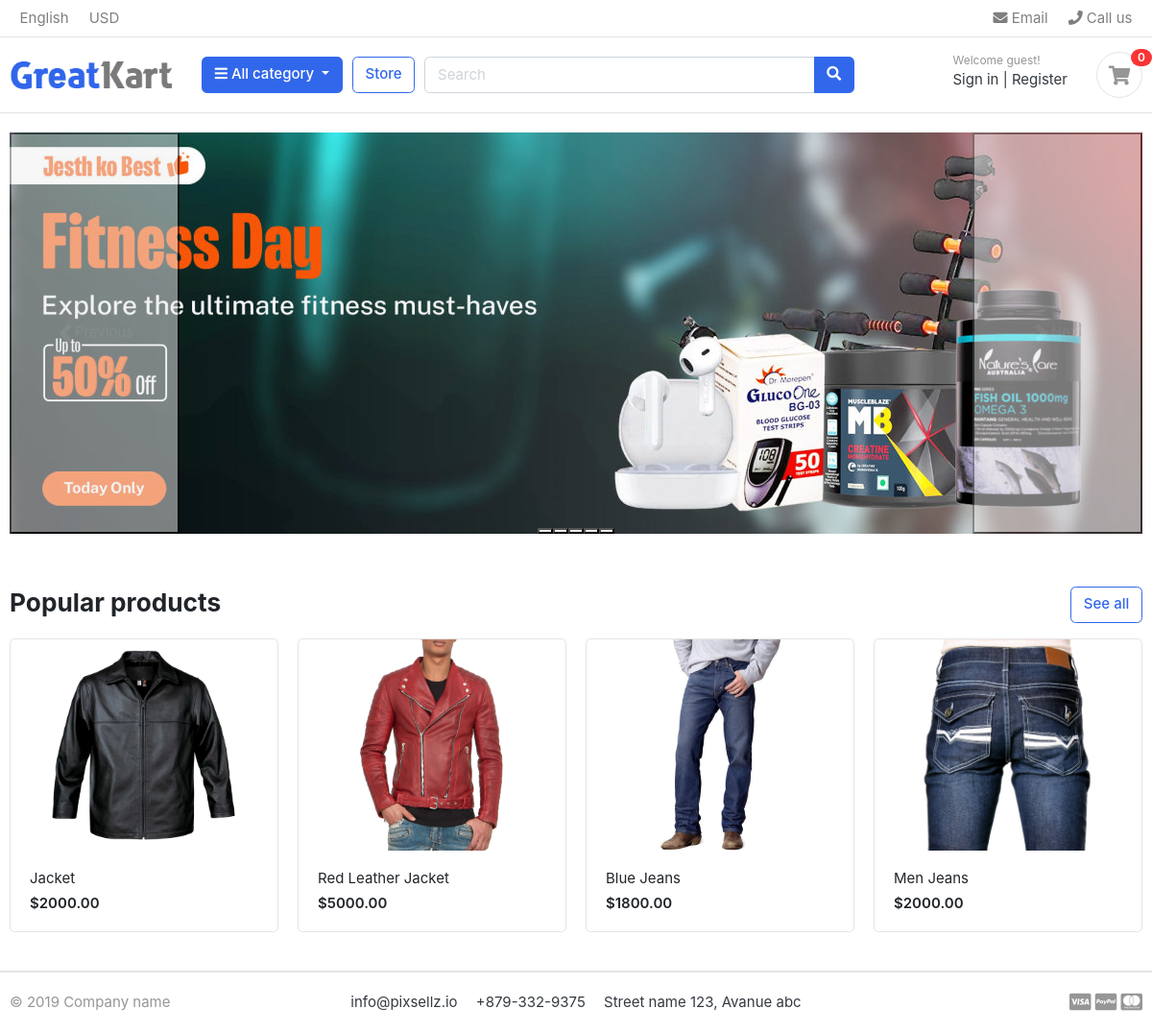
The page / on the database its author committed.
### store/models.py (models this page shows, shortened)
class CoverPhoto(models.Model):
    image_name = models.CharField(max_length=20, blank=True)
    image = models.ImageField(upload_to='photos/cover_photos')

class Product(models.Model):
    product_name = models.CharField(max_length=200, unique=True)
    slug = models.SlugField(max_length=200,unique=True)
    description = models.TextField(blank=True)
    price = models.IntegerField()
    image = models.ImageField(upload_to='photos/products')
    stock = models.IntegerField()
    category = models.ForeignKey(Category, on_delete=models.CASCADE)
    is_available = models.BooleanField(default=True)
    created_date = models.DateTimeField(auto_now_add=True)
    modified_date = models.DateTimeField(auto_now=True)
    def get_url(self):
        return reverse('products_detail', args=[self.category.slug, self.slug])

### core/views.py (the view)
# urls.py: 2. Add a URL to urlpatterns:  path('', views.home, name='home')
def home(request):
    products = Product.objects.all().filter(is_available=True)
    cover_image = CoverPhoto.objects.all()
    contex = {
        "products":products,
        "cover_image":cover_image
    }
    return render(request, "index.html", contex)

### category/context_processor.py (called while the page is built)
def menu_links(request):
    links = Category.objects.all()
    return dict(links = links)

### category/models.py (called while the page is built)
    def get_url(self):
        return reverse('products_by_category',args=[self.slug])

### templates/index.html
{% extends 'base.html' %}
{% load static %}
{% block body %}
<section class="section-intro padding-y-sm">
<div class="container">
<div id="carouselExampleIndicators" class="carousel slide" data-bs-ride="carousel">
	<div class="carousel-indicators">
		{% for image in cover_image %}
		<button type="button" data-bs-target="#carouselExampleIndicators" data-bs-slide-to="{{ forloop.counter0 }}" {% if forloop.first  %} class="active" aria-current="true" {% endif %}></button>
		{% endfor %}
	</div>
	<div class="carousel-inner">
		{% for images in cover_image %}
		<div class="carousel-item {% if forloop.first  %} active {% endif %}" >
		<img src="{{images.image.url}}" alt="{{images.image_name}}">
		</div>
		{% endfor %}
	</div>
	<button class="carousel-control-prev" type="button" data-bs-target="#carouselExampleIndicators" data-bs-slide="prev">
		<span class="carousel-control-prev-icon" aria-hidden="true"></span>
		<span class="visually-hidden">Previous</span>
	</button>
	<button class="carousel-control-next" type="button" data-bs-target="#carouselExampleIndicators" data-bs-slide="next">
		<span class="carousel-control-next-icon" aria-hidden="true"></span>
		<span class="visually-hidden">Next</span>
	</button>
</div>
</div>
</section>
<section class="section-name padding-y-sm">
<div class="container">
<header class="section-heading">
	<a href="{% url 'store' %}" class="btn btn-outline-primary float-right">See all</a>
	<h3 class="section-title">Popular products</h3>
</header>
<div class="row">
	{% for product in products%}
	<div class="col-md-3">
		<div class="card card-product-grid">
			<a href="{{product.get_url}}" class="img-wrap"> <img src="{{product.image.url}}"> </a>
			<figcaption class="info-wrap">
				<a href="{{product.get_url}}" class="title">{{product.product_name}}</a>
				<div class="price mt-1">${{product.price}}.00</div>
			</figcaption>
		</div>
	</div>
	{% endfor %}
</div>
</div>
</section>
{% endblock %}

### templates/base.html (shortened to what this page needs)
<!DOCTYPE HTML>
{% load static %}
<html lang="en">
<head>
<link href="{% static 'css/bootstrap.css' %}" rel="stylesheet" type="text/css"/>
<link href=" {% static 'fonts/fontawesome/css/all.min.css' %} " type="text/css" rel="stylesheet">
<link href="{% static 'css/ui.css' %}" rel="stylesheet" type="text/css"/>
<link href="{% static 'css/responsive.css' %}" rel="stylesheet" media="only screen and (max-width: 1200px)" />
</head>
<body>
    {% include 'includes/navbar.html' %}
    {% block body%}
    {% endblock%}
    {% include 'includes/footer.html' %}
</body>
</html>

### templates/includes/navbar.html (shortened to what this page needs)
{% load static %}
<header class="section-header">
    <nav class="navbar p-md-0 navbar-expand-sm navbar-light border-bottom">
    <div class="container">
      <div class="collapse navbar-collapse" id="navbarTop4">
        <ul class="navbar-nav mr-auto">
            <li class="nav-item dropdown">
                 <a href="#" class="nav-link">   English </a>
            </li>
            <li class="nav-item dropdown">
                <a href="#" class="nav-link"> USD </a>
            </li>
        </ul>
        <ul class="navbar-nav">
            <li><a href="#" class="nav-link"> <i class="fa fa-envelope"></i> Email </a></li>
            <li><a href="#" class="nav-link"> <i class="fa fa-phone"></i> Call us </a></li>
        </ul>
      </div>
    </div>
    </nav>
    <section class="header-main border-bottom">
        <div class="container">
    <div class="row align-items-center">
        <div class="col-lg-2 col-md-3 col-6">
            <a href="{% url 'home' %}" class="brand-wrap">
                <img class="logo" src="{%static './images/logo.png'%}">
            </a>
        </div>
        <div class="col-lg col-sm col-md col-6 flex-grow-0">
            <div class="category-wrap dropdown d-inline-block float-right">
                <button type="button" class="btn btn-primary dropdown-toggle" data-toggle="dropdown">
                    <i class="fa fa-bars"></i> All category
                </button>
            </div>
        </div>
        <a href="{% url 'store' %}" class="btn btn-outline-primary">Store</a>
        <div class="col-lg  col-md-6 col-sm-12 col">
            <form action="#" class="search">
                <div class="input-group w-100">
                    <input type="text" class="form-control" style="width:60%;" placeholder="Search">
                    <div class="input-group-append">
                      <button class="btn btn-primary" type="submit">
                        <i class="fa fa-search"></i>
                      </button>
                    </div>
                </div>
            </form>
        </div>
        <div class="col-lg-3 col-sm-6 col-8 order-2 order-lg-3">
                    <div class="d-flex justify-content-end mb-3 mb-lg-0">
                        <div class="widget-header">
                            <small class="title text-muted">Welcome guest!</small>
                            <div>
                                <a href="./signin.html">Sign in</a> <span class="dark-transp"> | </span>
                                <a href="./register.html"> Register</a>
                            </div>
                        </div>
                        <a href="{% url 'cart' %}" class="widget-header pl-3 ml-3">
                            <div class="icon icon-sm rounded-circle border"><i class="fa fa-shopping-cart"></i></div>
                            <span class="badge badge-pill badge-danger notify">0</span>
                        </a>
                    </div>
                </div>
    </div>
        </div>
    </section>
</header>

### templates/includes/footer.html
{% load static %}
<footer class="section-footer border-top">
	<div class="container">
		<section class="footer-bottom border-top row">
			<div class="col-md-2">
				<p class="text-muted"> &copy 2019 Company name </p>
			</div>
			<div class="col-md-8 text-md-center">
				<span  class="px-2">info@pixsellz.io</span>
				<span  class="px-2">+879-332-9375</span>
				<span  class="px-2">Street name 123, Avanue abc</span>
			</div>
			<div class="col-md-2 text-md-right text-muted">
				<i class="fab fa-lg fa-cc-visa"></i>
				<i class="fab fa-lg fa-cc-paypal"></i>
				<i class="fab fa-lg fa-cc-mastercard"></i>
			</div>
		</section>
	</div>
</footer>

### static/css/ui.css (style rules this page uses)
html { font-family: "Inter", sans-serif; font-size: 15px; }
.img-wrap { text-align: center; display: block; }
.img-wrap img { max-width: 100%; }
.icon-xs, .icon-sm, .icon-md, .icon-lg { display: inline-block; text-align: center; flex-shrink: 0; flex-grow: 0; }
.icon-sm { width: 48px; height: 48px; line-height: 48px !important; font-size: 20px; }
.padding-y-sm { padding-top: 20px; padding-bottom: 20px; }
.section-heading { margin-bottom: 20px; margin-top: 15px; }
.section-title { color: #212529; }
p:last-child { margin-bottom: 0; }
.header-main { position: relative; padding-top: 1rem; padding-bottom: 1rem; }
.brand-wrap .logo, .navbar-brand .logo { margin-right: 7px; max-height: 42px; display: inline-block; }
.widget-header { display: inline-block; vertical-align: middle; position: relative; }
.widget-header a { color: #343a40; }
.widget-header i { color: #969696; }
.widget-header .title { display: block; }
.widget-header .notify { position: absolute; top: -3px; right: -10px; }
.footer-bottom { padding-top: 20px; padding-bottom: 20px; }
[class*=card-product] a.title { color: #212529; display: block; }
[class*=card-product] .img-wrap { overflow: hidden; position: relative; }
[class*=card-product] .img-wrap img { height: 100%; max-width: 100%; width: auto; display: inline-block; -o-object-fit: cover; object-fit: cover; }
.card-product-grid { margin-bottom: 20px; }
.card-product-grid .img-wrap { border-radius: 0.2rem 0.2rem 0 0; height: 220px; }
.card-product-grid .info-wrap { overflow: hidden; padding: 18px 20px; }
.card .img-wrap { overflow: hidden; }
.notify { position: absolute; top: -4px; right: -10px; display: inline-block; padding: 0.25em 0.6em; font-size: 12px; line-height: 1; text-align: center; border-radius: 3rem; color: #fff; background-color: #fa3434; }
.price { font-weight: 600; color: #212529; }

### rows shown on the page
CoverPhoto: image (picture)
Product: image (picture), product_name "Jacket", price "2000"
Product: image (picture), product_name "Red Leather Jacket", price "5000"
Product: image (picture), product_name "Blue Jeans", price "1800"
Product: image (picture), product_name "Men Jeans", price "2000"
